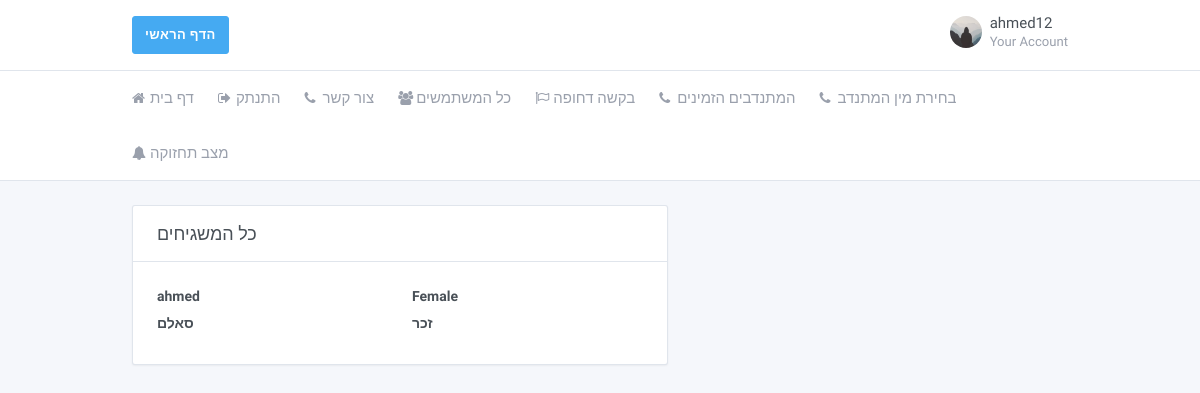
The app's page /profiles_gender/ (signed in) with its own data.
### core/models.py (models this page shows, shortened)
class Profile(models.Model):
    user = models.OneToOneField(User, on_delete=models.CASCADE)
    profile_photo = models.FileField(default='default.jpg', upload_to='profile_photos')
    status_info = models.CharField(max_length=10, choices=Status_Info_CHOICES, default='זמין')
    is_volunteer = models.BooleanField(default=False)
    is_active = models.BooleanField(default=True)
    phone_regex = RegexValidator(regex=r'^\+?1?\d{9,10}$',
                                 message="Phone number must be entered in the format: '+0000000000'")
    phone_number = models.CharField(validators=[phone_regex], max_length=10, blank=True)
    gender = models.CharField(max_length=10, choices=GENDER_CHOICES, default='זכר')
    address = models.CharField(max_length=40, choices=ADDRESS_CHOICES, default='BeerSheba')
    rating = models.CharField(max_length=10, choices=Rating_CHOICES, default='good')

### core/views.py (the view)
# urls.py: url(r'^profiles_gender/$', views.get_all_volunteers_gender, name='core/profiles_gender.html'),
def get_all_volunteers_gender(request):
    context = {}
    context.update({'all_volunteers': get_all_volunteers()})
    return render(request, 'core/profiles_gender.html', context)

### core/views.py (called while the page is built)
def get_all_volunteers():
    result = list()
    users_list = Profile.objects.all()
    for user_item in users_list:
        if getattr(user_item, "is_volunteer"):
            result.append(user_item)
    return result

### core/templates/core/profiles_gender.html (shortened to what this page needs)
{%load static %}
{% load crispy_forms_tags %}
<!doctype html>
<html dir="ltr" lang="en">
<head>
    <link href="https://maxcdn.bootstrapcdn.com/font-awesome/4.7.0/css/font-awesome.min.css" rel="stylesheet">
    <link href="{%static 'core/dashboard.css'%}" rel="stylesheet"/>
</head>
<body>
<div class="page">
    <div class="page-main">
        <div class="header py-4">
            <div class="container">
                <div class="d-flex">
                    <a type="button" class="btn btn-info" href="{%url 'home'%}">הדף הראשי</a>
                    <div class="d-flex order-lg-2 ml-auto">
                        <div class="dropdown">
                            <a class="nav-link pr-0 leading-none" data-toggle="dropdown"
                               href="{%url 'profile' user.username%}">
                                <span class="avatar"
                                      style="background-image: url({{user.profile.profile_photo.url}})"></span>
                                <span class="ml-2 d-none d-lg-block">
                      <span class="text-default">{{user.username}}</span>
                      <small class="text-muted d-block mt-1">Your Account</small>
                    </span>
                            </a>
                        </div>
                    </div>
                </div>
            </div>
        </div>
        <div class="header collapse d-lg-flex p-0" id="headerMenuCollapse">
            <div class="container">
                <div class="row align-items-center">
                    <div class="col-lg order-lg-first">
                        <ul class="nav nav-tabs border-0 flex-column flex-lg-row">
                            <li class="nav-item">
                                <a class="nav-link" href="{%url 'home'%}"><i class="fa fa-home"></i> דף בית</a>
                            </li>
                            <li class="nav-item">
                                <a class="nav-link" href="{%url 'logout'%}"><i class="fa fa-sign-out"></i> התנתק </a>
                            </li>
                            <li class="nav-item">
                                <a class="nav-link" href="/contact_us/"><i class="fa fa-phone"></i> צור קשר </a>
                            </li>
                            <li class="nav-item">
                                <a class="nav-link" href="/all_profiles/"><i class="fa fa-users"></i> כל המשתמשים </a>
                            </li>
                            {% if not person.profile.is_volunteer %}
                            <li class="nav-item">
                                <a class="nav-link" href="/urgent_request/"><i class="fa fa-flag-o"></i> בקשה דחופה </a>
                            </li>
                            <li class="nav-item">
                               <a class="nav-link" href="/available_profiles/"><i class="fa fa-phone"></i>המתנדבים הזמינים</a>
                            </li>
                            <li class="nav-item">
                               <a class="nav-link" href="/profiles_gender/"><i class="fa fa-phone"></i>בחירת מין המתנדב</a>
                            </li>
                            <li class="nav-item">
                                   <a class="nav-link" href="/updates/"><i class="fa fa-bell"></i>מצב תחזוקה</a>
                                </li>
                            {%endif%}
                        </ul>
                    </div>
                </div>
            </div>
        </div>
        <div class="my-3 my-md-5">
            <div class="container">
                <div class="row">
                    <div class="col-lg-7">
                        <div class="card">
                            <div class="card-header">
                                <h3 class="card-title">כל המשגיחים </h3>
                            </div>
                            <div class="card-body">
                                {%for volunteer in all_volunteers%}
                                <div class="row">
                                    <div class="col">
                                        <a class="text-default"
                                           href="{%url 'profile' volunteer.user.username%}"><label
                                                class="form-label">{{volunteer.user.username}}</label></a>
                                    </div>
                                    <div class="col">
                                        <a class="text-default"><label
                                                class="form-label">{{volunteer.gender}}</label></a>
                                    </div>
                                </div>
                                {%endfor%}
                            </div>
                        </div>
                    </div>
                    <div class="col-lg-2">
                    </div>
                </div>
            </div>
        </div>
    </div>
</div>
</body>
</html>

### records on screen
Profile: user.username "ahmed", gender "Female"
Profile: user.username "סאלם", gender "זכר"

### other values on screen
{{ user.username }} "ahmed12"
